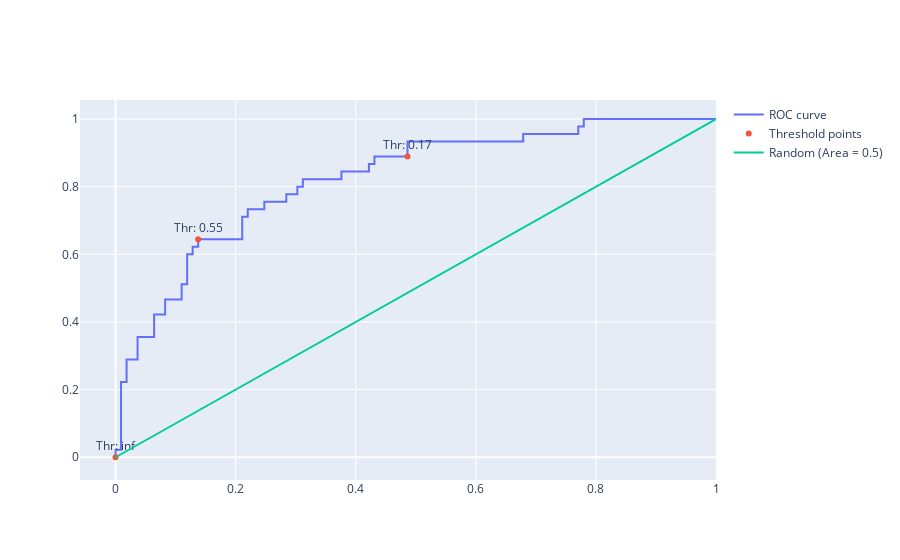

Notebook cell for this chart:
### Code cell
import plotly.graph_objects as go
import numpy as np

# Assuming fpr, tpr, and thresholds are defined here
# For example:
# fpr, tpr, thresholds = some_function_to_compute_roc()

# Generate a trace for ROC curve
trace0 = go.Scatter(
    x=fpr,
    y=tpr,
    mode='lines',
    name='ROC curve'
)

# Only label every nth point to avoid cluttering
n = 19
indices = np.arange(len(thresholds)) % n == 0

trace1 = go.Scatter(
    x=fpr[indices],
    y=tpr[indices],
    mode='markers+text',
    name='Threshold points',
    text=[f"Thr: {thr:.2f}" for thr in thresholds[indices]],
    textposition='top center'
)

# Diagonal line
trace2 = go.Scatter(
    x=[0, 1],
    y=[0, 1],
    mode='lines',
    name='Random (Area = 0.5)'
)


fig = go.Figure()
fig.add_trace(trace0)
fig.add_trace(trace1)
fig.add_trace(trace2)


fig.show()

### Figure 1 — Plotly figure (JSON) as saved in the notebook; plotly's stock layout.template omitted (floating-point values rounded to 4 significant figures)
{"data": [{"mode": "lines", "name": "ROC curve", "type": "scatter", "x": [0, 0, 0.009174, 0.009174, 0.01835, 0.01835, 0.0367, 0.0367, 0.06422, 0.06422, 0.08257, 0.08257, 0.1101, 0.1101, 0.1193, 0.1193, 0.1284, 0.1284, 0.1376, 0.1376, 0.211, 0.211, 0.2202, 0.2202, 0.2477, 0.2477, 0.2844, 0.2844, 0.3028, 0.3028, 0.3119, 0.3119, 0.3761, 0.3761, 0.422, 0.422, 0.4312, 0.4312, 0.4862, 0.4862, 0.6789, 0.6789, 0.7706, 0.7706, 0.7798, 0.7798, 1], "y": [0, 0.02222, 0.02222, 0.2222, 0.2222, 0.2889, 0.2889, 0.3556, 0.3556, 0.4222, 0.4222, 0.4667, 0.4667, 0.5111, 0.5111, 0.6, 0.6, 0.6222, 0.6222, 0.6444, 0.6444, 0.7111, 0.7111, 0.7333, 0.7333, 0.7556, 0.7556, 0.7778, 0.7778, 0.8, 0.8, 0.8222, 0.8222, 0.8444, 0.8444, 0.8667, 0.8667, 0.8889, 0.8889, 0.9333, 0.9333, 0.9556, 0.9556, 0.9778, 0.9778, 1, 1]}, {"mode": "markers+text", "name": "Threshold points", "text": ["Thr: inf", "Thr: 0.55", "Thr: 0.17"], "textposition": "top center", "type": "scatter", "x": [0, 0.1376, 0.4862], "y": [0, 0.6444, 0.8889]}, {"mode": "lines", "name": "Random (Area = 0.5)", "type": "scatter", "x": [0, 1], "y": [0, 1]}], "layout": {}}
